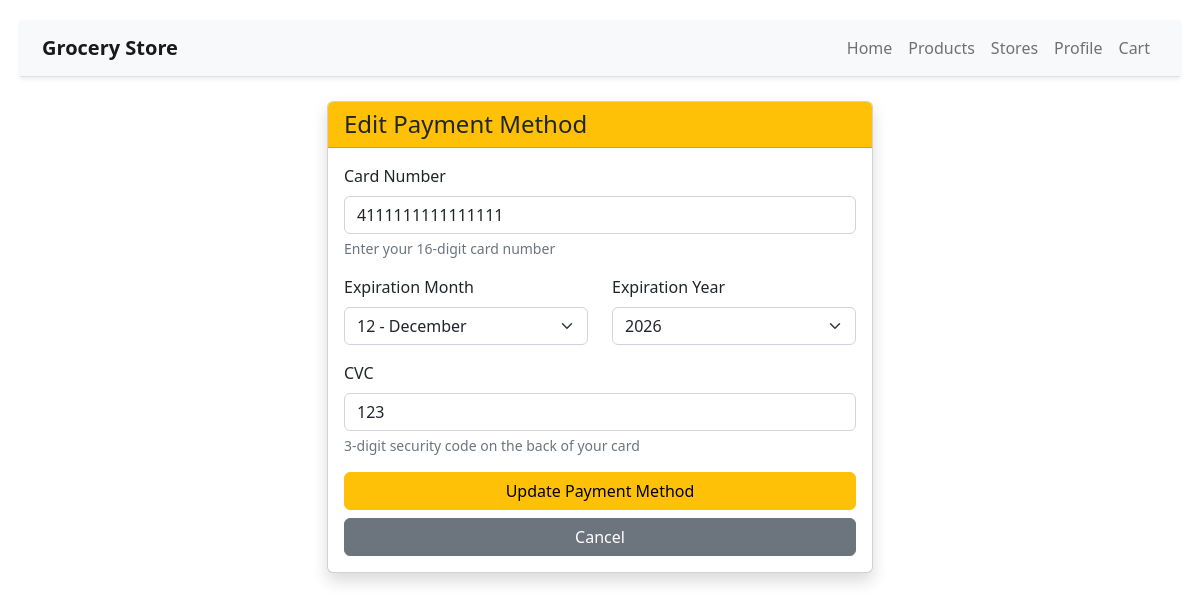
Page /profile/payment/edit/ (signed in) on the committed database.
### grocery_store_app/models/payment.py (models this page shows, shortened)
class Payment(models.Model):
  user = models.ForeignKey(User, on_delete=models.CASCADE)
  card_number = models.PositiveIntegerField()
  expiration_month = models.PositiveIntegerField()
  expiration_year = models.PositiveIntegerField()
  cvc = models.PositiveIntegerField()

### grocery_store_app/views.py (the view, shortened to what this page needs)
# urls.py: path("profile/payment/edit/", views.edit_payment_method, name="edit_payment"),
@login_required
def edit_payment_method(request):
    try:
        payment = Payment.objects.get(user=request.user)
    except Payment.DoesNotExist:
        messages.error(request, "No payment method found.")
        return redirect("profile")
    return render(request, "grocery_store_app/edit_payment.html", {"payment": payment})

### grocery_store_app/templates/grocery_store_app/edit_payment.html (shortened to what this page needs)
{% extends "grocery_store_app/layout.html" %}
{% block body %}
<div class="container mt-4">
  <div class="row justify-content-center">
    <div class="col-md-6">
      <div class="card shadow">
        <div class="card-header bg-warning text-dark">
          <h4 class="mb-0">Edit Payment Method</h4>
        </div>
        <div class="card-body">
          <form method="post">
            <div class="mb-3">
              <label for="card_number" class="form-label">Card Number</label>
              <input type="text" class="form-control" id="card_number" name="card_number"
                     value="{{ payment.card_number }}" placeholder="1234567890123456" maxlength="16" required>
              <div class="form-text">Enter your 16-digit card number</div>
            </div>
            <div class="row mb-3">
              <div class="col-md-6">
                <label for="expiration_month" class="form-label">Expiration Month</label>
                <select class="form-select" id="expiration_month" name="expiration_month" required>
                  <option value="12" {% if payment.expiration_month == 12 %}selected{% endif %}>12 - December</option>
                </select>
              </div>
              <div class="col-md-6">
                <label for="expiration_year" class="form-label">Expiration Year</label>
                <select class="form-select" id="expiration_year" name="expiration_year" required>
                  <option value="2026" {% if payment.expiration_year == 2026 %}selected{% endif %}>2026</option>
                </select>
              </div>
            </div>
            <div class="mb-3">
              <label for="cvc" class="form-label">CVC</label>
              <input type="text" class="form-control" id="cvc" name="cvc"
                     value="{{ payment.cvc }}" placeholder="123" maxlength="3" required>
              <div class="form-text">3-digit security code on the back of your card</div>
            </div>
            <div class="d-grid gap-2">
              <button type="submit" class="btn btn-warning">
                 Update Payment Method
              </button>
              <a href="{% url 'profile' %}" class="btn btn-secondary">
                 Cancel
              </a>
            </div>
          </form>
        </div>
      </div>
    </div>
  </div>
</div>
{% endblock %}

### grocery_store_app/static/grocery_store_app/style.css (style rules this page uses)
body { padding: 20px; }

### rows in the picture
Payment: card_number "4111111111111111", expiration_month "12 - December", expiration_year "2026", cvc "123"
